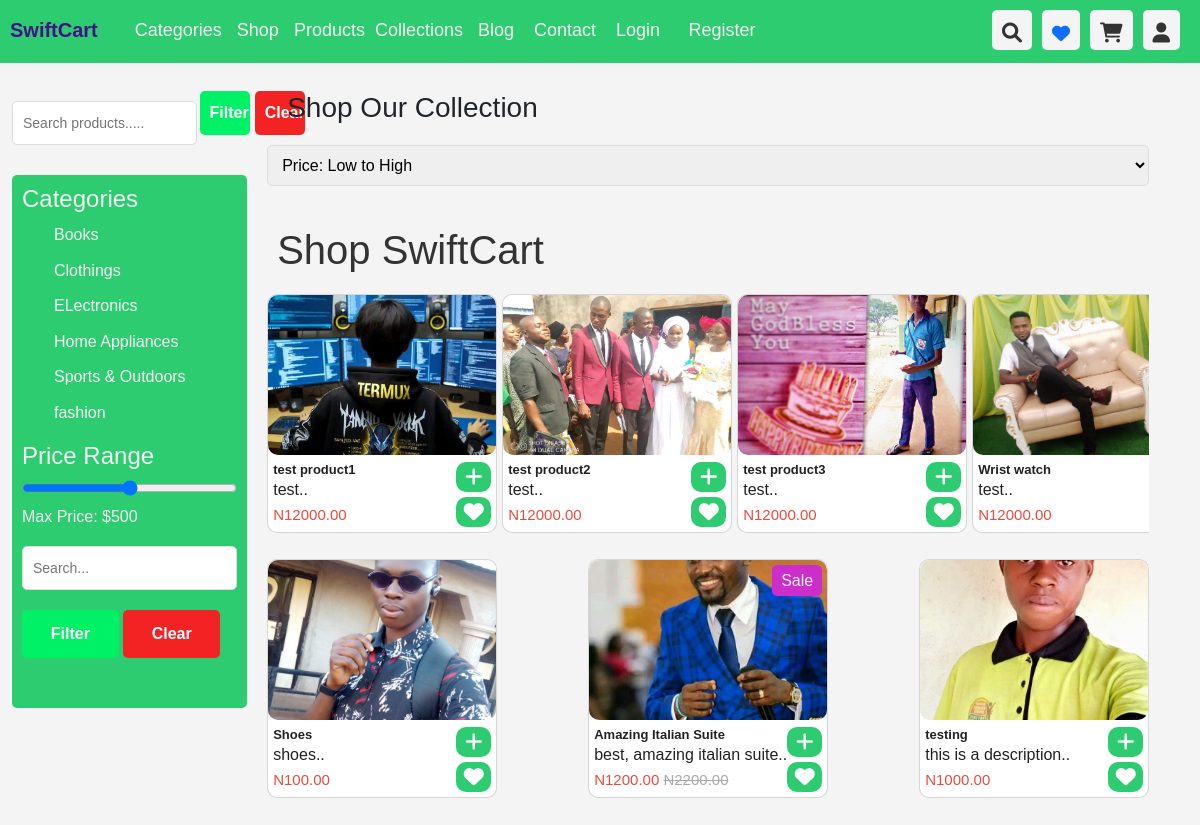
Page /shop/ on the earlier database version.
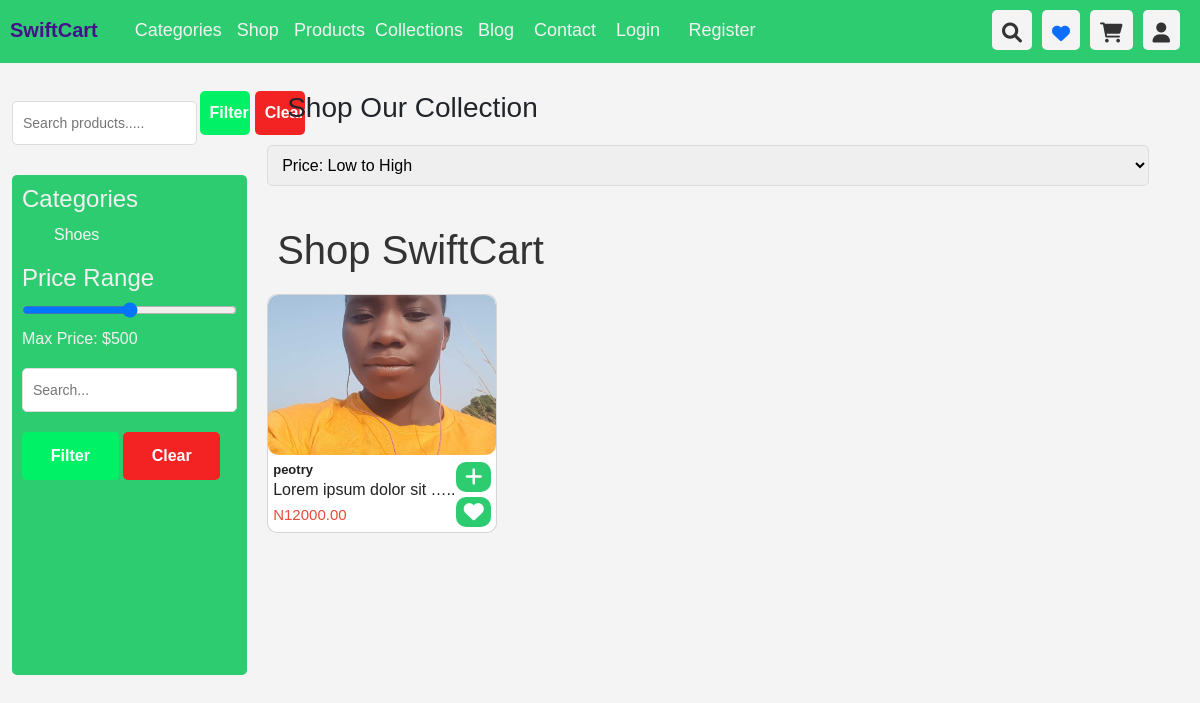
Same page on the later database version.
### Store/models.py (models this page shows, shortened)
class Category(models.Model):
    name = models.CharField(max_length=100, unique=True)
    created_by = models.ForeignKey(User, related_name='creates_category', on_delete=models.CASCADE)
    created_at = models.DateTimeField(auto_now_add=True)
    class Meta:
        ordering = ('name',)
        verbose_name_plural = 'Categories'
    def __str__(self):
        return f'{self.name}'

class Product(models.Model):
    id = models.UUIDField(primary_key=True, unique=True, default=uuid.uuid4)
    name = models.CharField(max_length=100)
    image = models.ImageField(upload_to='products_images', blank=True, null=True)
    description = models.TextField()
    in_stock = models.PositiveBigIntegerField(default=1)
    price = models.DecimalField(decimal_places=2, max_digits=10000)
    is_sale = models.BooleanField(default=False)
    sale_price = models.DecimalField(decimal_places=2, max_digits=10000, blank=True, null=True)
    is_featured = models.BooleanField(default=False)
    is_trending = models.BooleanField(default=False)
    is_best_seller = models.BooleanField(default=False)
    category = models.ForeignKey(Category, related_name='product_category', on_delete=models.CASCADE)
    created_by = models.ForeignKey(User, related_name='addes_product', on_delete=models.CASCADE)
    created_at = models.DateTimeField(auto_now_add=True)
    updated_at = models.DateTimeField(auto_now=True)

### Store/views.py (the view)
# urls.py: path('shop/', views.shop_page, name='shop'),
def shop_page(request):
    categories = Category.objects.all()
    products = Product.objects.all()
    first_ten_products = Product.objects.all()[0:6]
    second_ten_products = Product.objects.all()[6:12]
    third_ten_products = Product.objects.all()[12:18]
    fourth_ten_products = Product.objects.all()[18:24]
    trending_products = Product.objects.filter(is_trending=True)
    best_seller_products = Product.objects.filter(is_best_seller=True)
    featured_products = Product.objects.filter(is_featured=True)
    context = {
        'categories':categories,
        'products':products,
        'trending_products':trending_products,
        'best_seller_products':best_seller_products,
        'featured_products':featured_products,
        'first_ten_products':first_ten_products,
        'second_ten_products':second_ten_products,
        'third_ten_products':third_ten_products,
        'fourth_ten_products':fourth_ten_products,
    }
    return render(request, 'store/shop.html', context)

### Store/templates/store/shop.html (shortened to what the changed rows need)
{% extends 'store/base.html' %}
{% load static %}
{% block shop %}
<link rel="stylesheet" href="{% static 'assets/css/shop.css' %}"> {% endblock %}
{% block content %}
<br>
<br>
<section class="shop-page" style="padding-top: 40px;">
  <div class="container-fluid">
    <div class="filters">
      <div id="filters">
        <div class="filter-category">
          <ul>
            {% for category in categories %}
            <li><a href="{% url 'category_detail' category %}"
                style="text-decoration: none; color: #f4f4f4;">{{category}}</a></li>
            {% endfor %}
          </ul>
        </div>
      </div>
    </div>
    <div class="product-listing">
      <h2 style="margin-left: 20px;">Shop Our Collection</h2>
      <section class="section" id="default-results" style="margin-bottom: 10px;">
        <h1 class="title">Shop SwiftCart</h1>
        <div class="section-container" >
          {% for product in first_ten_products %}
          <div class="card" style="position: relative;">
            <div class="card-img">
              {% if product.image %}
              <img src="{{product.image.url}}" alt="images/images (20).jpeg">
              {% else %}
              <img src="" alt="Not found">
              {% endif %}
            </div>
            <div class="card-content" style="margin-top: 2px;">
              <a href="{% url 'product' product.id %}" style="text-decoration: none; color: #222;">
                <div>
                  <h3 class="product-title" style="padding: 0; margin: 0; font-size: 13px;">
                    {{product.name|truncatewords:3}}</h3>
                  <p class="product-description" style="padding: 0; margin: 0;">
                    {{product.description|truncatewords:4}}..
                  </p>
                  {% if product.is_sale%}
                  <p class="product-price" style="padding: 0; margin: 0;">N{{product.sale_price}} <span class="old-price"> N{{product.price}} </span></p>
                    {% else %}
                    <p class="product-price" style="padding: 0; margin: 0;">N{{product.price}} </p>
                  {% endif %}
                </div>
              </a>
              <div style="display: flex; flex-direction: column; gap: 5px;">
                <div class="action" style="padding: 5px; width: 35px; height: 30px;">
                  <span id="addToCart" class="add-to"><i class="fa fa-plus"></i></span>
                </div>
                <div class="action" style="padding: 5px; width: 35px; height: 30px;">
                  <span id="addToWaitList" class="add-to"><i class="fa fa-heart"></i></span>
                </div>
              </div>
            </div>
          </div>
          {% endfor %}
        </div>
        <br>
        <div class="section-container">
          {% for product in second_ten_products %}
          <div class="card" style="position: relative;">
            <div class="card-img">
              {% if product.image %}
              <img src="{{product.image.url}}" alt="images/images (20).jpeg">
              {% else %}
              <img src="" alt="Not found">
              {% endif %}
            </div>
            {% if product.is_sale %}
            <div class="sale-badge"
              style="position: absolute; background-color: #cc2ecc; color: #f4f4f4; right: 5px; top: 5px; padding: 3px; border-radius: 5px; width: 50px; text-align: center;">
              <span>Sale</span>
            </div>
            {% endif %}
            <div class="card-content" style="margin-top: 2px;">
              <a href="{% url 'product' product.id %}" style="text-decoration: none; color: #222;">
                <div>
                  <h3 class="product-title" style="padding: 0; margin: 0; font-size: 13px;">
                    {{product.name|truncatewords:3}}</h3>
                  <p class="product-description" style="padding: 0; margin: 0;">
                    {{product.description|truncatewords:4}}..
                  </p>
                  {% if product.is_sale %}
                  <p class="product-price" style="padding: 0; margin: 0;">N{{product.sale_price}} <span
                      class="old-price"> N{{product.price}} </span>
                  </p>
                  {% else %}
                  <p class="product-price" style="padding: 0; margin: 0;">N{{product.price}} </p>
                  {% endif %}
                </div>
              </a>
              <div style="display: flex; flex-direction: column; gap: 5px;">
                <div class="action" style="padding: 5px; width: 35px; height: 30px;">
                  <span id="addToCart" class="add-to"><i class="fa fa-plus"></i></span>
                </div>
                <div class="action" style="padding: 5px; width: 35px; height: 30px;">
                  <span id="addToWaitList" class="add-to"><i class="fa fa-heart"></i></span>
                </div>
              </div>
            </div>
          </div>
          {% endfor %}
        </div>
        <br>
        <br>
      </section>
    </div>
  </div>
</section>
{% endblock %}

Differences in the rows shown:
removed Category: name "Books"
removed Category: name "Clothings"
removed Category: name "ELectronics"
removed Category: name "Home Appliances"
removed Category: name "Sports & Outdoors"
removed Category: name "fashion"
removed Product: image (picture), name "test product1", description "test", price "12000.00", shown under "Shop SwiftCart"
removed Product: image (picture), name "test product2", description "test", price "12000.00", shown under "Shop SwiftCart"
removed Product: image (picture), name "test product3", description "test", price "12000.00", shown under "Shop SwiftCart"
removed Product: image (picture), name "Wrist watch", description "test", price "12000.00", shown under "Shop SwiftCart"
removed Product: image (picture), name "Shoes", description "shoes", price "100.00"
removed Product: image (picture), is_sale "Sale", name "Amazing Italian Suite", description "best, amazing italian suite", sale_price "1200.00", price "2200.00"
removed Product: image (picture), name "testing", description "this is a description", price "1000.00"
added Category: name "Shoes"
added Product: image (picture), name "peotry", description "Lorem ipsum dolor sit …", price "12000.00", shown under "Shop SwiftCart"
